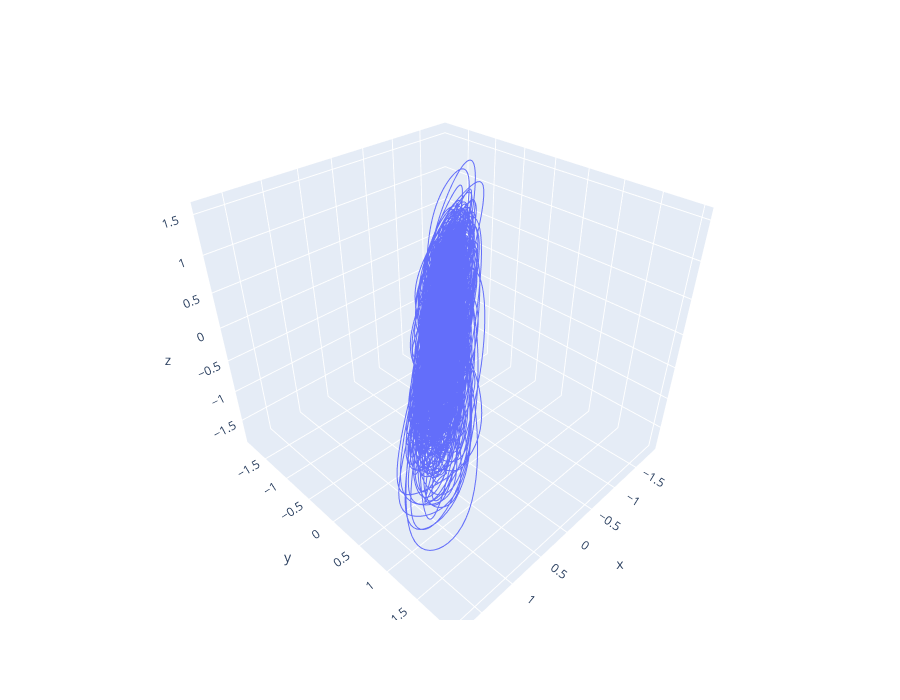

Notebook code for this chart:
### Code cell
import plotly.express as px
fig = px.line_3d(x=unmixed[:,1,0], y=unmixed[:,1,1],z=unmixed[:,1,2],height=700)

fig.show()

### Figure 1 — Plotly figure (JSON) as saved in the notebook; plotly's stock layout.template omitted (floating-point values rounded to 4 significant figures; data arrays with more than 128 entries replaced by an {"elided": "..."} marker saying what was removed)
{"data": [{"hovertemplate": "x=%{x}<br>y=%{y}<br>z=%{z}<extra></extra>", "legendgroup": "", "line": {"color": "#636efa", "dash": "solid"}, "marker": {"symbol": "circle"}, "mode": "lines", "name": "", "scene": "scene", "showlegend": false, "type": "scatter3d", "x": {"elided": "29940 float values"}, "y": {"elided": "29940 float values"}, "z": {"elided": "29940 float values"}}], "layout": {"height": 700, "legend": {"tracegroupgap": 0}, "margin": {"t": 60}, "scene": {"domain": {"x": [0, 1], "y": [0, 1]}, "xaxis": {"title": {"text": "x"}}, "yaxis": {"title": {"text": "y"}}, "zaxis": {"title": {"text": "z"}}}}}
